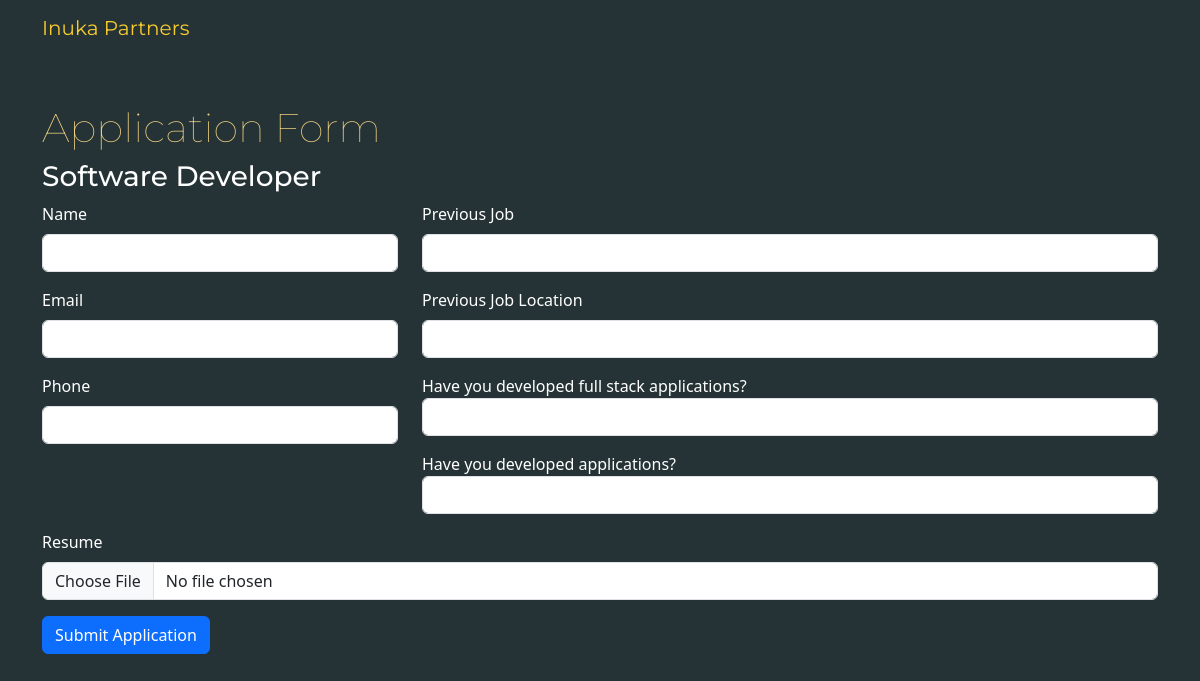
/application_form/1, run on an earlier commit of the app's database.
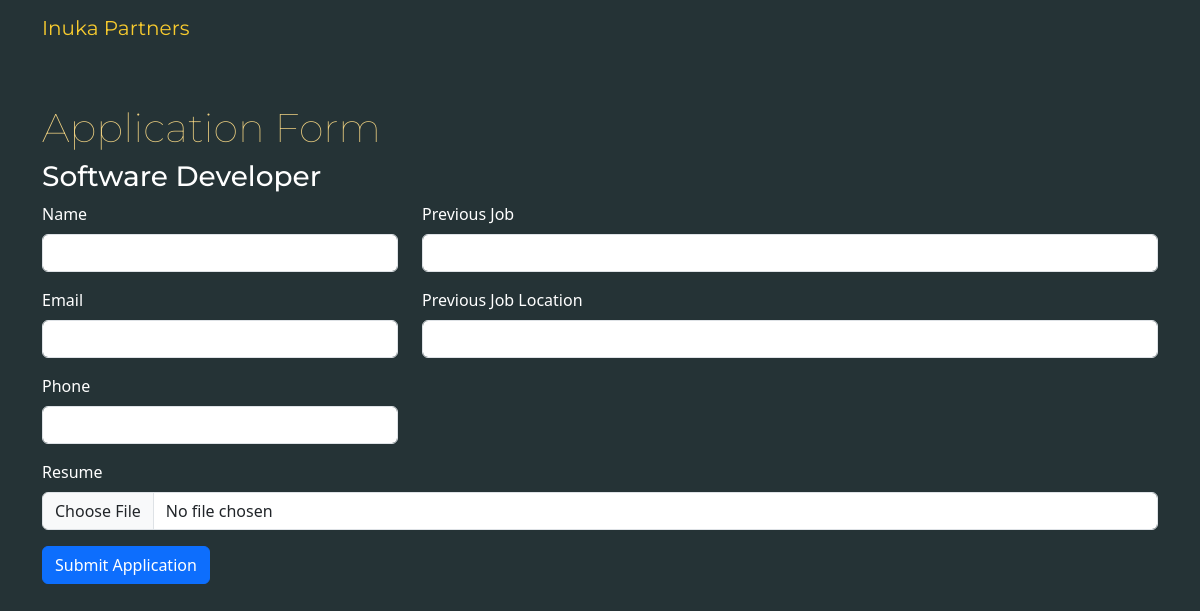
And on a later commit of the database.
### app/models.py (models this page shows)
class Job(db.Model):
    id = db.Column(db.Integer, primary_key=True)
    title = db.Column(db.String(50))
    title_2 = db.Column(db.String(50))
    description = db.Column(db.String(255))
    short_description = db.Column(db.String(100))
    skills = db.Column(db.String(500))
    applicants = db.relationship('Applicant', backref='job', lazy=True)
    questions = db.relationship('Question', backref='job', lazy=True)

class Question(db.Model):
    id = db.Column(db.Integer, primary_key=True)
    text = db.Column(db.String(255))
    job_id = db.Column(db.Integer, db.ForeignKey('job.id'))
    default_answer = db.Column(db.String(50))

### app/routes.py (the view)
@app.route('/application_form/<int:job_id>')
def application_form(job_id):
    job = Job.query.get(job_id)
    questions = Question.query.filter_by(job_id=job_id).all()
    return render_template('application_form.html', job=job, questions=questions)

### app/templates/application_form.html (shortened to what this page needs)
<!DOCTYPE html>
<html lang="en">
<head>
    <link href="https://cdn.jsdelivr.net/npm/bootstrap@5.3.0/dist/css/bootstrap.min.css" rel="stylesheet">
    <link href="/static/css/dashboard.css" rel="stylesheet">
</head>
<body>
    <nav class="navbar navbar-expand-lg">
        <div class="container">
            <a class="navbar-brand" href="/index">
                Inuka Partners
            </a>
        </div>
    </nav>
    <div class="container mt-5">
        <h1 style="color:#efd181;font-weight:lighter;">Application Form</h1>
        <h3>{{job.title}}</h3>
        <form method="POST" action="{{ url_for('submit_application', job_id=job.id) }}" enctype="multipart/form-data">
            <div class="row">
                <div class="col-md-4">
                    <div class="mb-3">
                        <label for="name" class="form-label">Name</label>
                        <input type="text" class="form-control" id="name" name="name" required>
                    </div>
                    <div class="mb-3">
                        <label for="email" class="form-label">Email</label>
                        <input type="email" class="form-control" id="email" name="email" required>
                    </div>
                    <div class="mb-3">
                        <label for="phone" class="form-label">Phone</label>
                        <input type="text" class="form-control" id="phone" name="phone" required>
                    </div>
                </div>
                <div class="col-md-8">
                    <div class="mb-3">
                        <label for="previous_job" class="form-label">Previous Job</label>
                        <input type="text" class="form-control" id="previous_job" name="previous_job" required>
                    </div>
                    <div class="mb-3">
                        <label for="previous_job_location" class="form-label">Previous Job Location</label>
                        <input type="text" class="form-control" id="previous_job_location" name="previous_job_location" required>
                    </div>
                    <div class="mb-3">
                        {% for question in questions %}
                            <div class="existing-question-input mb-3">
                                <label style="color: white; font-size: medium;">{{ question.text }}</label>
                                <input type="text" class="form-control" name="answer_{{ question.id }}" required>
                            </div>
                        {% endfor %}
                    </div>
                </div>
            </div>
            <div class="mb-3">
                <label for="resume" class="form-label">Resume</label>
                <input type="file" class="form-control" id="resume" name="resume" accept=".pdf">
            </div>
            <button type="submit" class="btn btn-primary">Submit Application</button>
        </form>
    </div>
</body>
</html>

### app/static/css/dashboard.css (style rules this page uses)
:root { --white-color: #ffffff; --primary-color: #F8CB2E; --secondary-color: #000000; --section-bg-color: #f0f8ff; --custom-btn-bg-color: #EE5007; --custom-btn-bg-hover-color: #c01f27; --dark-color: #000000; --p-color: #000000; --border-color: #7fffd4; --link-hover-color: #B22727; --inuka-color: #253336; --inuka-blue: #82b4c3; --body-font-family: 'Montserrat', sans-serif; --h1-font-size: 74px; --h2-font-size: 46px; --h3-font-size: 32px; --h4-font-size: 28px; --h5-font-size: 24px; --h6-font-size: 22px; --p-font-size: 18px; --btn-font-size: 14px; --copyright-font-size: 16px; --border-radius-large: 100px; --border-radius-medium: 20px; --border-radius-small: 10px; --font-weight-light: 300; --font-weight-normal: 400; --font-weight-bold: 700; }
body { background-color: #253336; }
label { color: white; }
h1 { color: white; font-family: 'Montserrat', sans-serif; }
h3 { color: #F8CB2E; font-family: 'Montserrat', sans-serif; }
h3,h5,h4 { color: white; font-family: 'Montserrat', sans-serif; }
.navbar-brand { color: white; font-family: 'Montserrat', sans-serif; }

### app/templates/application_form.html (style rules this page uses)
.navbar-brand { color: #F8CB2E; font-family: 'Montserrat', sans-serif; }

What changed in the data, as far as the page shows it:
removed Question: text "Have you developed full stack applications?"
removed Question: text "Have you developed applications?"
